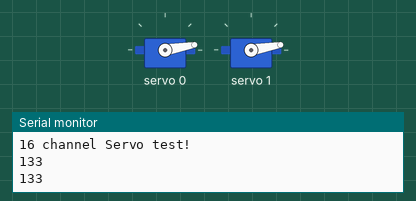
Recording of a sketch running on a simulated Arduino Uno, built with avr-gcc and run on an emulated ATmega328P. Parts: 2 × servo, the last lines printed to the serial monitor.

Above: at 0.05 s.
At 0.45 s:
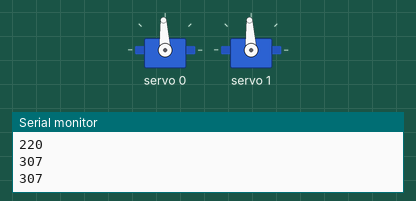
At 0.8 s:
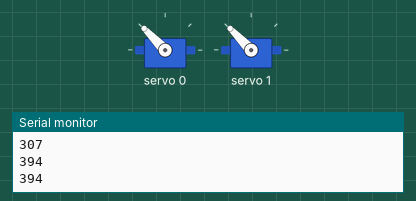
At 1.6 s:
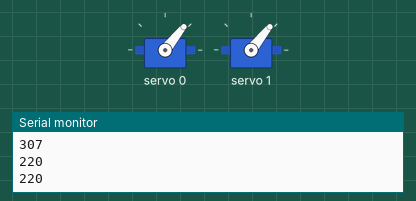
Timing chart, 0 to 3.7 s (numbered marks = the images above):
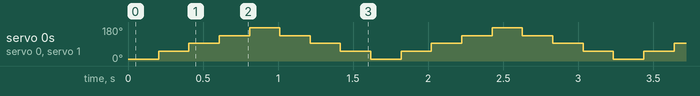

The sketch:

Ardunio_ServoPCA9685Test.ino
```cpp
#include <Wire.h>
#include <Adafruit_PWMServoDriver.h>

//REMEMBER TO HAVE BATTERIES CHARGED!
// called this way, it uses the default address 0x40
Adafruit_PWMServoDriver pwm = Adafruit_PWMServoDriver();

#define MIN_PULSE_WIDTH       650
#define MAX_PULSE_WIDTH       2350
#define DEFAULT_PULSE_WIDTH   1500
#define FREQUENCY             50
// our servo # counter
uint8_t servonum = 0;

void setup() {
  Serial.begin(9600);
  Serial.println("16 channel Servo test!");
  pwm.begin();
  pwm.setPWMFreq(FREQUENCY);  // Analog servos run at ~60 Hz updates
}


void DoServoTest(int servoIndex)
{
   pwm.setPWM(servoIndex, 0, pulseWidth(0));
  Serial.println("0");
  delay(500);
  pwm.setPWM(servoIndex, 0, pulseWidth(45));
  Serial.println("45");
  delay(500);
  pwm.setPWM(servoIndex, 0, pulseWidth(90));
  Serial.println("90");
  delay(500);
  pwm.setPWM(servoIndex, 0, pulseWidth(135));
  Serial.println("135");
  delay(500);
  pwm.setPWM(servoIndex, 0, pulseWidth(180));
  Serial.println("180");
  delay(500);
  pwm.setPWM(servoIndex, 0, pulseWidth(135));
  Serial.println("135");
  delay(500);
  pwm.setPWM(servoIndex, 0, pulseWidth(90));
  Serial.println("90");
  delay(500);
  pwm.setPWM(servoIndex, 0, pulseWidth(45));
  Serial.println("45");
  delay(500);
}

void DoServosParallelTest(int servoIndexes[], int servoIndexesCount, int delayms)
{
  int commands[] = {0, 45, 90, 135, 180, 135, 90, 45};
  for(int c = 0; c < 8; c++ )
  {
    for(int i = 0; i < servoIndexesCount; i++ )
    {
      pwm.setPWM(servoIndexes[i], 0, pulseWidth(commands[c]));
      //pwm.setPWM(0, 0, commands(45));
      //DoServoTest(servoIndexes[i]);
    }
    delay(delayms);
  }
}

void loop() {

  //DoServoTest(0);
  //DoServoTest(1);
  int servoIndexes[] = {0,1};
  DoServosParallelTest(servoIndexes,2,200);
}

int pulseWidth(int angle)
{
  int pulse_wide, analog_value;
  pulse_wide   = map(angle, 0, 180, MIN_PULSE_WIDTH, MAX_PULSE_WIDTH);
  analog_value = int(float(pulse_wide) / 1000000 * FREQUENCY * 4096);
  Serial.println(analog_value);
  return analog_value;
}
```

Measured:
- by itself, servo 0, servo 1: repeats every 1.6 s: 93° 0.20 s, 134° 0.20 s, 175° 0.20 s, 134° 0.20 s, 93° 0.20 s, 51° 0.20 s, 10° 0.20 s, 51° 0.20 s
